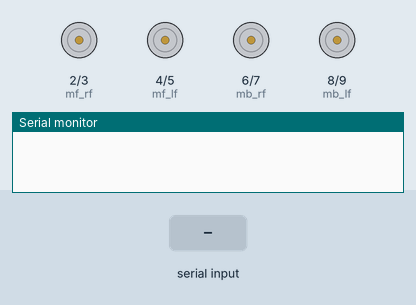
This sketch was run on a simulated Arduino Uno, built with avr-gcc and run on an emulated ATmega328P. On the bench: motor-driver pin pairs drawn as motors (green arrow = first pin HIGH = forward, orange = second pin HIGH = backward, longer = more drive), the last lines printed to the serial monitor. The inputs (shaded band) are chosen by the test bench.

Above: at 1.2 s.
1.3 s: "F" received over the second serial link
At 2.4 s:
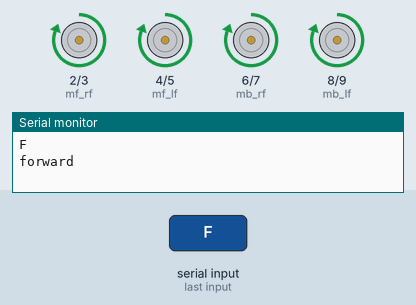
2.8 s: "B" received over the second serial link
At 3.6 s:
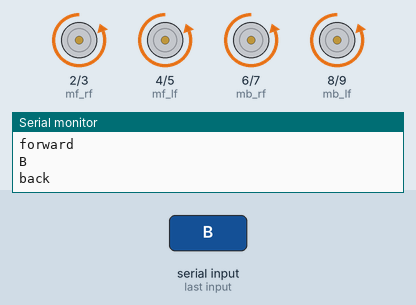
4.3 s: "L" received over the second serial link
At 4.7 s:
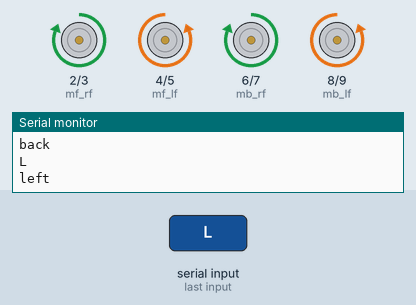
5.8 s: "R" received over the second serial link
At 7.1 s:
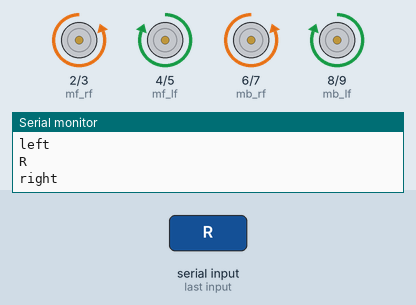
Timing chart, 0 to 8.3 s (numbered marks = the images above; inputs shaded):
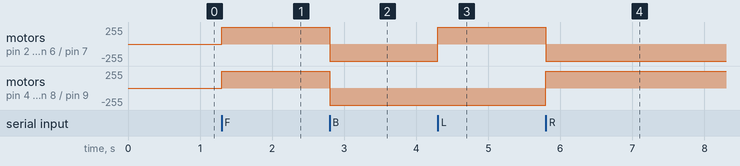

Measured:
- after the input at 1.3 s, motor on pin 2 (mf_rf) / pin 3 (mf_rb), motor on pin 4 (mf_lf) / pin 5 (mf_lb), motor on pin 6 (mb_rf) / pin 7 (mb_rb), motor on pin 8 (mb_lf) / pin 9 (mb_lb): stopped → forward 255/255 at once
- after the input at 2.8 s, motor on pin 2 (mf_rf) / pin 3 (mf_rb), motor on pin 4 (mf_lf) / pin 5 (mf_lb), motor on pin 6 (mb_rf) / pin 7 (mb_rb), motor on pin 8 (mb_lf) / pin 9 (mb_lb): forward 255/255 → backward 255/255 at once
- after the input at 4.3 s, motor on pin 2 (mf_rf) / pin 3 (mf_rb), motor on pin 6 (mb_rf) / pin 7 (mb_rb): backward 255/255 → forward 255/255 at once
- after the input at 5.8 s, motor on pin 2 (mf_rf) / pin 3 (mf_rb), motor on pin 6 (mb_rf) / pin 7 (mb_rb): forward 255/255 → backward 255/255 at once; motor on pin 4 (mf_lf) / pin 5 (mf_lb), motor on pin 8 (mb_lf) / pin 9 (mb_lb): backward 255/255 → forward 255/255 at once

The sketch:

sketch_apr02a.ino
```cpp
#include <SoftwareSerial.h>

// front right motor
    //int mf_rs = A0 ;
int mf_rf = 2;
int mf_rb = 3;
// bluetooth command
char cmd;
SoftwareSerial car(0, 1);

// front left motor
    //int mf_ls = A1 ;
int mf_lf = 4;
int mf_lb = 5;

// back right motor
      //int mb_rs = A2 ;
int mb_rf = 6;
int mb_rb = 7;

// back left motor
      //int mb_ls = A3 ;
int mb_lf = 8;
int mb_lb = 9;

// car commands
void forward(){
  digitalWrite(mf_rf,HIGH );
  digitalWrite(mf_rb,LOW );

   digitalWrite(mf_lf,HIGH );
   digitalWrite(mf_lb,LOW );

    digitalWrite(mb_rf,HIGH );
    digitalWrite(mb_rb,LOW );

     digitalWrite(mb_lf,HIGH );
     digitalWrite(mb_lb,LOW);


     Serial.println("forward");
}
void back(){

   digitalWrite(mf_rb,HIGH );
   digitalWrite(mf_rf,LOW );

      digitalWrite(mf_lb,HIGH );
      digitalWrite(mf_lf,LOW );

     digitalWrite(mb_rb,HIGH);
     digitalWrite(mb_rf,LOW);

     digitalWrite(mb_lb,HIGH );
     digitalWrite(mb_lf,LOW );

      Serial.println("back");
}
void left(){
    digitalWrite(mf_rf,HIGH );
    digitalWrite(mf_rb,LOW );


      digitalWrite(mf_lb,HIGH );
      digitalWrite(mf_lf,LOW );

    digitalWrite(mb_rf,HIGH );
    digitalWrite(mb_rb,LOW );


     digitalWrite(mb_lb,HIGH );
     digitalWrite(mb_lf,LOW);

      Serial.println("left");
}
void right(){

   digitalWrite(mf_rb,HIGH );
   digitalWrite(mf_lf,HIGH );


     digitalWrite(mb_rb,HIGH);
     digitalWrite(mb_lf,HIGH);


    digitalWrite(mf_rf,0 );
   digitalWrite(mf_lb,0 );


     digitalWrite(mb_rf,0);
     digitalWrite(mb_lb,0);

       Serial.println("right");
}
void STOP(){
   digitalWrite(mf_rf,LOW );
   digitalWrite(mf_rb,LOW );
   digitalWrite(mf_lf,LOW );
      digitalWrite(mf_lb,LOW );
    digitalWrite(mb_rf,LOW );
     digitalWrite(mb_rb,LOW);
     digitalWrite(mb_lf,LOW );
     digitalWrite(mb_lb,LOW );
      Serial.println("stop");
}
void setup() {

  car.begin(9600);
  Serial.begin(9600);
  cmd = 0;

  pinMode(mf_rf, OUTPUT);
  pinMode(mf_rb, OUTPUT);


  pinMode(mf_lf, OUTPUT);
  pinMode(mf_lb, OUTPUT);


  pinMode(mb_rf, OUTPUT);
  pinMode(mb_rb, OUTPUT);


  pinMode(mb_lf, OUTPUT);
  pinMode(mb_lb, OUTPUT);

}

void loop() {
  if(car.available()>0){
    cmd=car.read();
    Serial.println(cmd);
    if(cmd=='F'||cmd=='f'){
      forward();

    }
else if(cmd=='B'||cmd=='b'){
  back();

    }
    else if(cmd=='L'||cmd=='l'){
      left();

    }
    else if(cmd=='R'||cmd=='r'){
      right();}

    }
    else if(cmd=='S'||cmd=='s'){ STOP();}
  }
```
